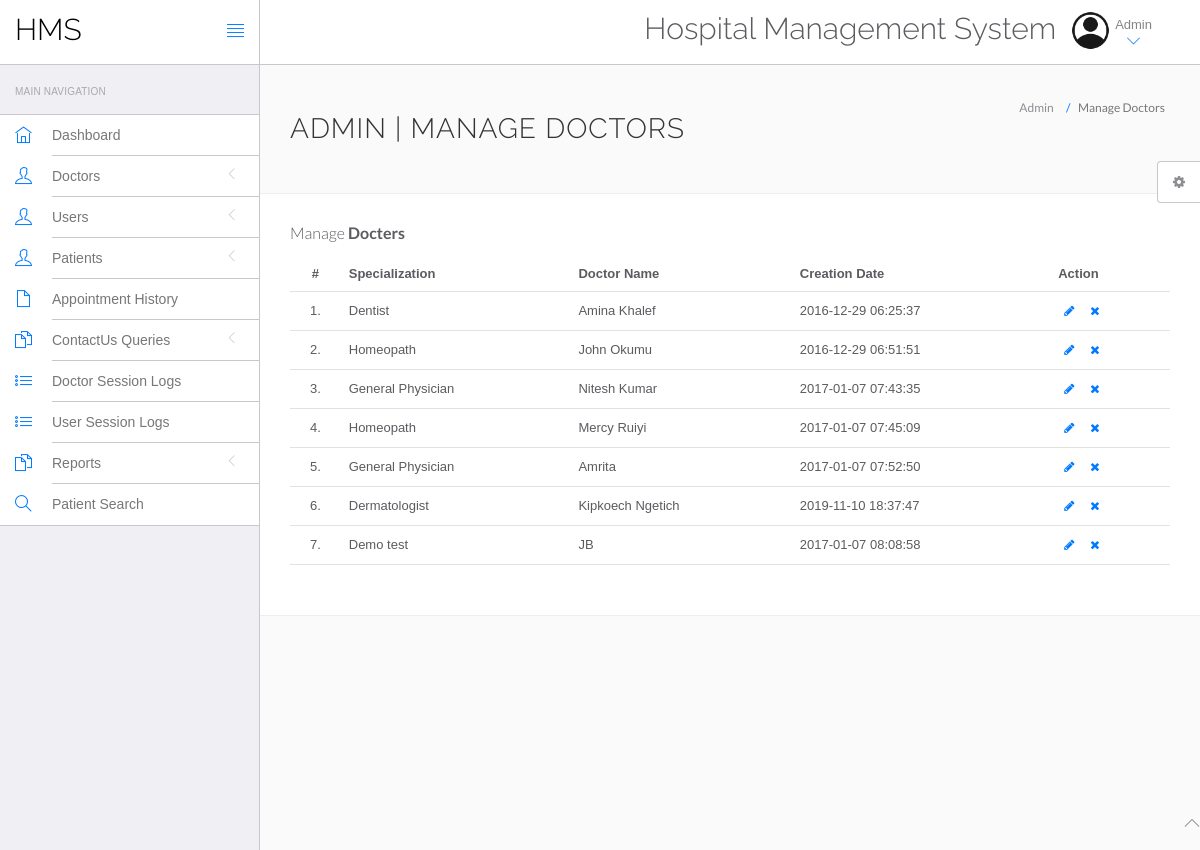
Page /clinic/hms/admin/manage-doctors.php (signed in) on the committed database.
### tables this page shows
CREATE TABLE `doctors` (
  `id` int(11) NOT NULL,
  `specilization` varchar(255) DEFAULT NULL,
  `doctorName` varchar(255) DEFAULT NULL,
  `address` longtext DEFAULT NULL,
  `docFees` varchar(255) DEFAULT NULL,
  `contactno` bigint(11) DEFAULT NULL,
  `docEmail` varchar(255) DEFAULT NULL,
  `password` varchar(255) DEFAULT NULL,
  `creationDate` timestamp NULL DEFAULT current_timestamp(),
  `updationDate` timestamp NULL DEFAULT NULL ON UPDATE current_timestamp()
);

### clinic/hms/admin/manage-doctors.php (the view, shortened to what this page needs)
<?php
include('include/config.php');
?>
<!DOCTYPE html>
<html lang="en">
	<head>
		<link rel="stylesheet" href="vendor/bootstrap/css/bootstrap.min.css">
		<link rel="stylesheet" href="vendor/fontawesome/css/font-awesome.min.css">
		<link rel="stylesheet" href="vendor/themify-icons/themify-icons.min.css">
		<link href="vendor/animate.css/animate.min.css" rel="stylesheet" media="screen">
		<link href="vendor/perfect-scrollbar/perfect-scrollbar.min.css" rel="stylesheet" media="screen">
		<link href="vendor/switchery/switchery.min.css" rel="stylesheet" media="screen">
		<link href="vendor/bootstrap-touchspin/jquery.bootstrap-touchspin.min.css" rel="stylesheet" media="screen">
		<link href="vendor/select2/select2.min.css" rel="stylesheet" media="screen">
		<link href="vendor/bootstrap-datepicker/bootstrap-datepicker3.standalone.min.css" rel="stylesheet" media="screen">
		<link href="vendor/bootstrap-timepicker/bootstrap-timepicker.min.css" rel="stylesheet" media="screen">
		<link rel="stylesheet" href="assets/css/styles.css">
		<link rel="stylesheet" href="assets/css/plugins.css">
		<link rel="stylesheet" href="assets/css/themes/theme-1.css" id="skin_color" />
	</head>
	<body>
		<div id="app">
<?php include('include/sidebar.php');?>
			<div class="app-content">
						<?php include('include/header.php');?>
				<div class="main-content" >
					<div class="wrap-content container" id="container">
						<section id="page-title">
							<div class="row">
								<div class="col-sm-8">
									<h1 class="mainTitle">Admin | Manage Doctors</h1>
																	</div>
								<ol class="breadcrumb">
									<li>
										<span>Admin</span>
									</li>
									<li class="active">
										<span>Manage Doctors</span>
									</li>
								</ol>
							</div>
						</section>
						<div class="container-fluid container-fullw bg-white">
									<div class="row">
								<div class="col-md-12">
									<h5 class="over-title margin-bottom-15">Manage <span class="text-bold">Docters</span></h5>
									<table class="table table-hover" id="sample-table-1">
										<thead>
											<tr>
												<th class="center">#</th>
												<th>Specialization</th>
												<th class="hidden-xs">Doctor Name</th>
												<th>Creation Date </th>
												<th>Action</th>
											</tr>
										</thead>
										<tbody>
<?php
$sql=mysqli_query($con,"select * from doctors");
$cnt=1;
while($row=mysqli_fetch_array($sql))
{
?>
											<tr>
												<td class="center"><?php echo $cnt;?>.</td>
												<td class="hidden-xs"><?php echo $row['specilization'];?></td>
												<td><?php echo $row['doctorName'];?></td>
												<td><?php echo $row['creationDate'];?>
												</td>
												<td >
												<div class="visible-md visible-lg hidden-sm hidden-xs">
							<a href="edit-doctor.php?id=<?php echo $row['id'];?>" class="btn btn-transparent btn-xs" tooltip-placement="top" tooltip="Edit"><i class="fa fa-pencil"></i></a>
	<a href="manage-doctors.php?id=<?php echo $row['id']?>&del=delete" onClick="return confirm('Are you sure you want to delete?')"class="btn btn-transparent btn-xs tooltips" tooltip-placement="top" tooltip="Remove"><i class="fa fa-times fa fa-white"></i></a>
												</div>
												</td>
											</tr>
											<?php
$cnt=$cnt+1;
											 }?>
										</tbody>
									</table>
								</div>
							</div>
								</div>
							</div>
						</div>
					</div>
				</div>
	<?php include('include/footer.php');?>
	<?php include('include/setting.php');?>
	</body>
</html>

### clinic/hms/admin/include/sidebar.php (shortened to what this page needs)
<div class="sidebar app-aside" id="sidebar">
				<div class="sidebar-container perfect-scrollbar">
<nav>
						<div class="navbar-title">
							<span>Main Navigation</span>
						</div>
						<ul class="main-navigation-menu">
							<li>
								<a href="dashboard.php">
									<div class="item-content">
										<div class="item-media">
											<i class="ti-home"></i>
										</div>
										<div class="item-inner">
											<span class="title"> Dashboard </span>
										</div>
									</div>
								</a>
							</li>
							<li>
								<a href="javascript:void(0)">
									<div class="item-content">
										<div class="item-media">
											<i class="ti-user"></i>
										</div>
										<div class="item-inner">
											<span class="title"> Doctors </span><i class="icon-arrow"></i>
										</div>
									</div>
								</a>
								</li>
				<li>
								<a href="javascript:void(0)">
									<div class="item-content">
										<div class="item-media">
											<i class="ti-user"></i>
										</div>
										<div class="item-inner">
											<span class="title"> Users </span><i class="icon-arrow"></i>
										</div>
									</div>
								</a>
								</li>
								<li>
								<a href="javascript:void(0)">
									<div class="item-content">
										<div class="item-media">
											<i class="ti-user"></i>
										</div>
										<div class="item-inner">
											<span class="title"> Patients </span><i class="icon-arrow"></i>
										</div>
									</div>
								</a>
								</li>
<li>
								<a href="appointment-history.php">
									<div class="item-content">
										<div class="item-media">
											<i class="ti-file"></i>
										</div>
										<div class="item-inner">
											<span class="title"> Appointment History </span>
										</div>
									</div>
								</a>
							</li>
				<li>
								<a href="javascript:void(0)">
									<div class="item-content">
										<div class="item-media">
											<i class="ti-files"></i>
										</div>
										<div class="item-inner">
											<span class="title"> ContactUs Queries </span><i class="icon-arrow"></i>
										</div>
									</div>
								</a>
								</li>
	<li>
								<a href="doctor-logs.php">
									<div class="item-content">
										<div class="item-media">
											<i class="ti-list"></i>
										</div>
										<div class="item-inner">
											<span class="title"> Doctor Session Logs </span>
										</div>
									</div>
								</a>
							</li>
							<li>
								<a href="user-logs.php">
									<div class="item-content">
										<div class="item-media">
											<i class="ti-list"></i>
										</div>
										<div class="item-inner">
											<span class="title"> User Session Logs </span>
										</div>
									</div>
								</a>
							</li>
				<li>
								<a href="javascript:void(0)">
									<div class="item-content">
										<div class="item-media">
											<i class="ti-files"></i>
										</div>
										<div class="item-inner">
											<span class="title"> Reports </span><i class="icon-arrow"></i>
										</div>
									</div>
								</a>
								<li>
								<a href="patient-search.php">
									<div class="item-content">
										<div class="item-media">
											<i class="ti-search"></i>
										</div>
										<div class="item-inner">
											<span class="title"> Patient Search </span>
										</div>
									</div>
								</a>
							</li>
								</li>
						</ul>
					</nav>
					</div>
			</div>

### clinic/hms/admin/include/header.php (shortened to what this page needs)
<header class="navbar navbar-default navbar-static-top">
					<div class="navbar-header">
						<a class="navbar-brand" href="#">
							<h2 style="padding-top:20%; color:#000 ">HMS</h2>
						</a>
						<a href="#" class="sidebar-toggler pull-right visible-md visible-lg" data-toggle-class="app-sidebar-closed" data-toggle-target="#app">
							<i class="ti-align-justify"></i>
						</a>
					</div>
					<div class="navbar-collapse collapse">
						<ul class="nav navbar-right">
								<li  style="padding-top:2% ">
								<h2>Hospital Management System</h2>
							</li>
							<li class="dropdown current-user">
								<a href class="dropdown-toggle" data-toggle="dropdown">
									<img src="../assets/images/account.png" > <span class="username">
			Admin
									<i class="ti-angle-down"></i></i></span>
								</a>
							</li>
						</ul>
					</div>
				</header>

### clinic/hms/admin/include/footer.php
<footer>
				<div class="footer-inner">
					<div class="pull-left">
						&copy; <span class="current-year"></span><span class="text-bold text-uppercase"> HMS</span>. <span>All rights reserved</span>
					</div>
					<div class="pull-right">
						<span class="go-top"><i class="ti-angle-up"></i></span>
					</div>
				</div>
			</footer>

### clinic/hms/admin/include/setting.php (shortened to what this page needs)
<div class="settings panel panel-default hidden-xs hidden-sm" id="settings">
				<button ct-toggle="toggle" data-toggle-class="active" data-toggle-target="#settings" class="btn btn-default">
					<i class="fa fa-spin fa-gear"></i>
				</button>
			</div>

### clinic/hms/admin/assets/css/plugins.css (style rules this page uses)
.perfect-scrollbar { overflow-y: hidden !important; }

### clinic/hms/admin/assets/css/themes/theme-1.css (style rules this page uses)
body { background: #FAFAFA; }
header .navbar-header { background: #ffffff !important; border-right-color: #c8c7cc !important; border-bottom-color: #c8c7cc !important; }
header .navbar-header .sidebar-toggler, header .navbar-header .sidebar-mobile-toggler { color: #007aff !important; }
header .navbar-header .navbar-brand { color: #777 !important; }
header .navbar-collapse { background: #ffffff !important; border-bottom-color: #c8c7cc !important; box-shadow: none !important; }
header .navbar-collapse .navbar-right > li > a { color: #777; }
header .navbar-collapse .navbar-right > li > a i { color: #007aff !important; }
#sidebar { background: #EFEFF4 !important; }
#sidebar:before { border-right-width: "1px" !important; border-right-style: solid; border-right-color: #c8c7cc !important; }
#sidebar nav { border-right-width: "1px" !important; border-right-style: solid; border-right-color: #c8c7cc !important; }
#sidebar nav .navbar-title { color: #aaaaaa; }
#sidebar nav > ul { background: #ffffff !important; border-bottom-color: #c8c7cc !important; border-top-color: #c8c7cc !important; }
#sidebar nav > ul > li > a .item-media > i { color: #007aff !important; }
#sidebar nav > ul > li > a .item-inner { color: #777 !important; border-bottom-color: #c8c7cc; }

### rows in the picture
doctors: specilization "Dentist", doctorName "Amina Khalef", creationDate "2016-12-29 06:25:37"
doctors: specilization "Homeopath", doctorName "John Okumu", creationDate "2016-12-29 06:51:51"
doctors: specilization "General Physician", doctorName "Nitesh Kumar", creationDate "2017-01-07 07:43:35"
doctors: specilization "Homeopath", doctorName "Mercy Ruiyi", creationDate "2017-01-07 07:45:09"
doctors: specilization "General Physician", doctorName "Amrita", creationDate "2017-01-07 07:52:50"
doctors: specilization "Dermatologist", doctorName "Kipkoech Ngetich", creationDate "2019-11-10 18:37:47"
doctors: specilization "Demo test", doctorName "JB", creationDate "2017-01-07 08:08:58"
